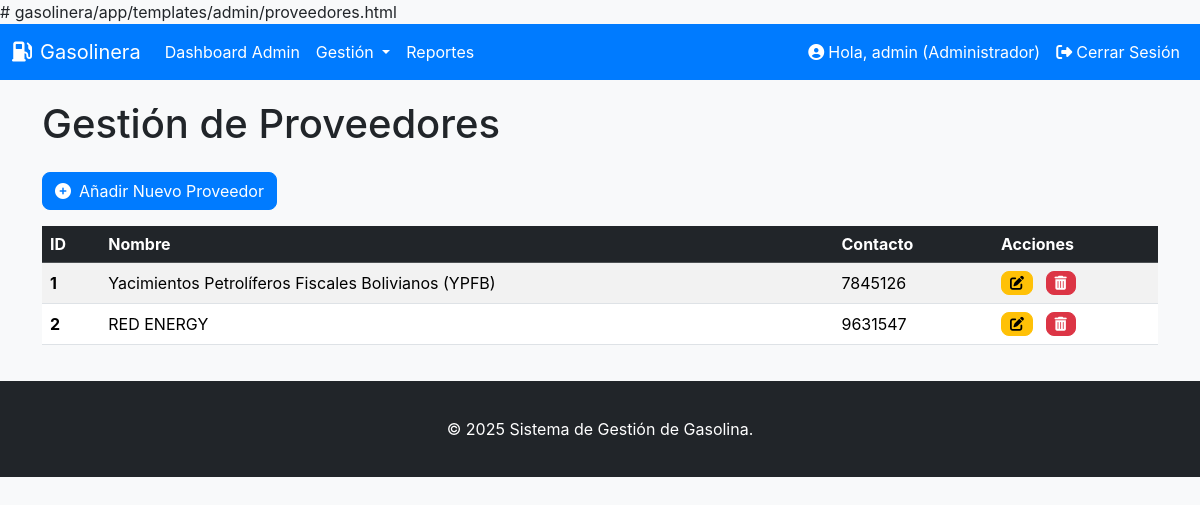
/admin/proveedores (signed in), run on the app's committed database.
### app/models.py (models this page shows, shortened)
class Usuario(UserMixin, db.Model):
    __tablename__ = 'usuarios'
    id = db.Column(db.Integer, primary_key=True)
    username = db.Column(db.String(64), unique=True, nullable=False) # Nombre de usuario
    password_hash = db.Column(db.String(128)) # Hash de la contraseña
    rol_id = db.Column(db.Integer, db.ForeignKey('roles.id')) # Clave foránea del rol
    clientes = db.relationship('Cliente', backref='usuario', lazy='dynamic') # Relación con clientes

class Rol(db.Model):
    __tablename__ = 'roles'
    id = db.Column(db.Integer, primary_key=True)
    nombre = db.Column(db.String(50), unique=True, nullable=False) # Nombre del rol (administrador, operador, cliente)
    usuarios = db.relationship('Usuario', backref='rol', lazy='dynamic') # Relación con usuarios

class Proveedor(db.Model):
    __tablename__ = 'proveedores'
    id = db.Column(db.Integer, primary_key=True)
    nombre = db.Column(db.String(100), nullable=False)
    contacto = db.Column(db.String(100))
    reabastecimientos = db.relationship('Reabastecimiento', backref='proveedor', lazy='dynamic') # <-- Asegúrate de que esta línea esté así

### app/admin.py (the view)
@admin.route('/proveedores')
@login_required
@admin_required
def manage_proveedores():
    proveedores = Proveedor.query.all()
    return render_template('admin/proveedores.html', proveedores=proveedores, title='Gestión de Proveedores')

### app/admin.py (called while the page is built)
def admin_required(f):
    @wraps(f)
    def decorated_function(*args, **kwargs):
        if not current_user.is_authenticated or current_user.rol.nombre != 'administrador':
            flash('Acceso denegado. Se requiere rol de administrador.', 'danger')
            return redirect(url_for('main.index'))
        return f(*args, **kwargs)
    return decorated_function

### app/auth.py (called while the page is built)
@login_manager.user_loader
def load_user(user_id):
    return Usuario.query.get(int(user_id))

### app/templates/admin/proveedores.html (shortened to what this page needs)
{% extends "base.html" %}
{% block content %}
<h1 class="mb-4">Gestión de Proveedores</h1>
<a href="{{ url_for('admin.add_proveedor') }}" class="btn btn-primary mb-3"><i class="fas fa-plus-circle me-2"></i>Añadir Nuevo Proveedor</a>
{% if proveedores %}
<div class="table-responsive">
    <table class="table table-striped table-hover align-middle">
        <thead class="table-dark">
            <tr>
                <th scope="col">ID</th>
                <th scope="col">Nombre</th>
                <th scope="col">Contacto</th>
                <th scope="col">Acciones</th>
            </tr>
        </thead>
        <tbody>
            {% for proveedor in proveedores %}
            <tr>
                <th scope="row">{{ proveedor.id }}</th>
                <td>{{ proveedor.nombre }}</td>
                <td>{{ proveedor.contacto }}</td>
                <td>
                    <a href="{{ url_for('admin.edit_proveedor', id=proveedor.id) }}" class="btn btn-sm btn-warning me-2" title="Editar"><i class="fas fa-edit"></i></a>
                    <a href="{{ url_for('admin.delete_proveedor', id=proveedor.id) }}" class="btn btn-sm btn-danger" onclick="return confirm('¿Estás seguro de que quieres eliminar este proveedor?')" title="Eliminar"><i class="fas fa-trash-alt"></i></a>
                </td>
            </tr>
            {% endfor %}
        </tbody>
    </table>
</div>
{% else %}
<div class="alert alert-info" role="alert">
    No hay proveedores registrados aún.
</div>
{% endif %}
{% endblock %}

### app/templates/base.html (shortened to what this page needs)
<!DOCTYPE html>
<html lang="es">
<head>
    <link href="https://cdn.jsdelivr.net/npm/bootstrap@5.3.3/dist/css/bootstrap.min.css" rel="stylesheet" xintegrity="sha384-QWTKZyjpPEjISv5WaRU9OFeRpok6YctnYmDr5pNlyT2bRjXh0JMhjY6hW+ALEwIH">
    <link rel="stylesheet" href="https://cdnjs.cloudflare.com/ajax/libs/font-awesome/6.5.2/css/all.min.css" xintegrity="sha512-SnH5WK+bZxgPHs44uWIX+LLJAJ9/2PkPKZ5QiAj6Ta86w+fsb2TkcmfRyVX3pBnMFcV7oQPJkl9QevSCWr3W6A==" />
</head>
<body>
    <nav class="navbar navbar-expand-lg navbar-dark">
        <div class="container-fluid">
            <a class="navbar-brand" href="{{ url_for('main.index') }}">
                <i class="fas fa-gas-pump me-2"></i>Gasolinera
            </a>
            <div class="collapse navbar-collapse" id="navbarNav">
                <ul class="navbar-nav me-auto mb-2 mb-lg-0">
                    {% if current_user.is_authenticated %}
                        {% if current_user.rol.nombre == 'administrador' %}
                            <li class="nav-item">
                                <a class="nav-link" href="{{ url_for('admin.dashboard') }}">Dashboard Admin</a>
                            </li>
                            <li class="nav-item dropdown">
                                <a class="nav-link dropdown-toggle" href="#" id="navbarDropdownAdmin" role="button" data-bs-toggle="dropdown" aria-expanded="false">
                                    Gestión
                                </a>
                            </li>
                             <li class="nav-item">
                                <a class="nav-link" href="{{ url_for('admin.view_reports') }}">Reportes</a>
                            </li>
                        {% endif %}
                    {% endif %}
                </ul>
                <ul class="navbar-nav ms-auto">
                    {% if current_user.is_authenticated %}
                        <li class="nav-item">
                            <span class="nav-link"><i class="fas fa-user-circle me-1"></i>Hola, {{ current_user.username }} ({{ current_user.rol.nombre | capitalize }})</span>
                        </li>
                        <li class="nav-item">
                            <a class="nav-link" href="{{ url_for('auth.logout') }}"><i class="fas fa-sign-out-alt me-1"></i>Cerrar Sesión</a>
                        </li>
                    {% else %}
                        <li class="nav-item">
                            <a class="nav-link" href="{{ url_for('auth.login') }}"><i class="fas fa-sign-in-alt me-1"></i>Iniciar Sesión</a>
                        </li>
                    {% endif %}
                </ul>
            </div>
        </div>
    </nav>
    <div class="container">
        {% block content %}{% endblock %}
    </div>
    <footer class="footer mt-auto py-3 bg-dark">
        <div class="container text-center">
            <span class="text-white">&copy; {{ moment().format('YYYY') }} Sistema de Gestión de Gasolina.</span>
        </div>
    </footer>
</body>
</html>

### app/templates/base.html (style rules this page uses)
body { font-family: 'Inter', sans-serif; background-color: #f8f9fa; }
.navbar { background-color: #007bff; }
.navbar-brand, .nav-link { color: white !important; }
.footer { background-color: #343a40; color: white; padding: 1rem 0; position: relative; bottom: 0; width: 100%; }
.container { margin-top: 20px; margin-bottom: 20px; }
.btn-primary { background-color: #007bff; border-color: #007bff; border-radius: 8px; }
.btn-danger { border-radius: 8px; }
.btn-warning { border-radius: 8px; }

### data on the page
Usuario: username "admin"
Rol: rol.nombre "Administrador"
Proveedor: id "1", nombre "Yacimientos Petrolíferos Fiscales Bolivianos (YPFB)", contacto "7845126"
Proveedor: id "2", nombre "RED ENERGY", contacto "9631547"

### other printed values
{{ moment().format('YYYY') }} "2025"
